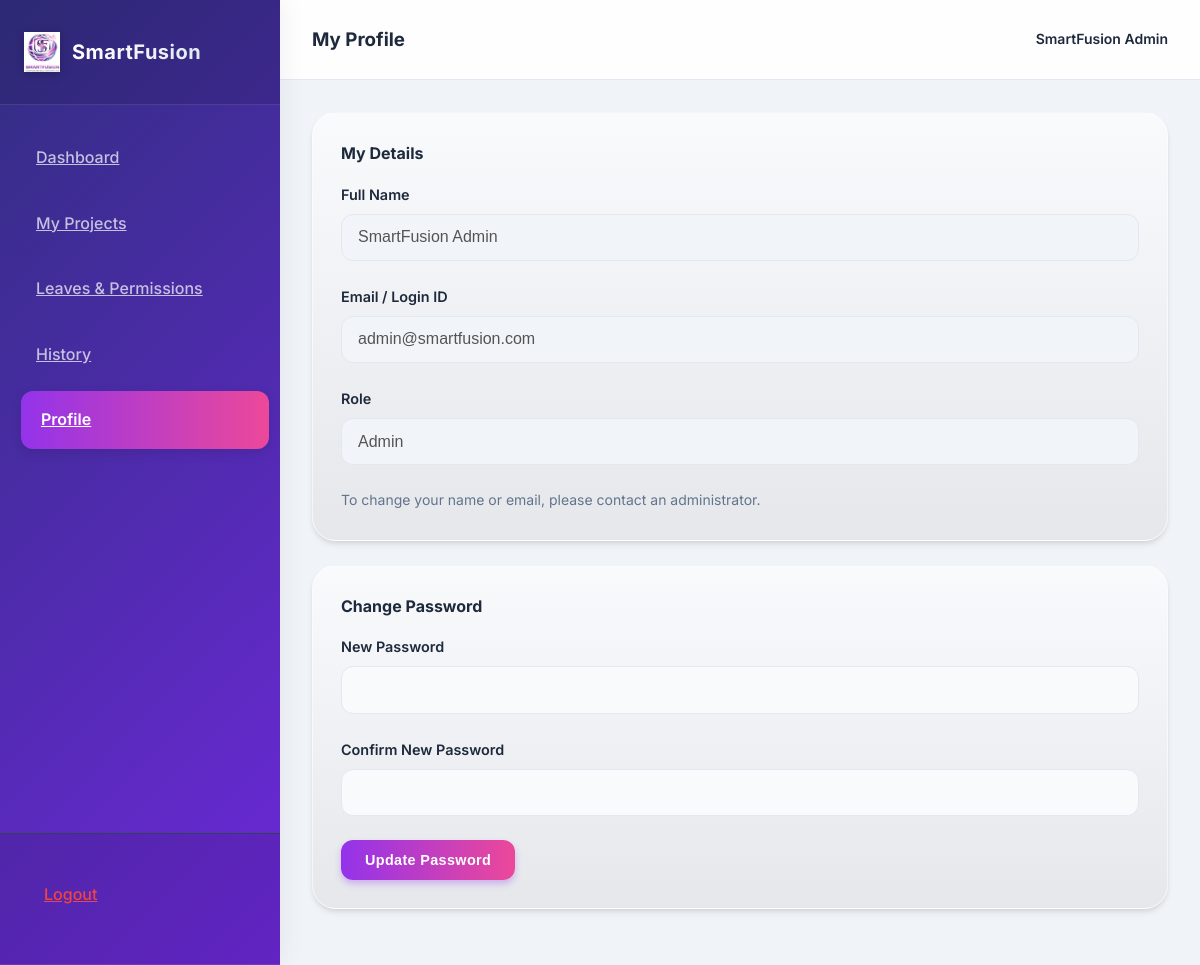
The app's page /profile.php (signed in) with its own data.
### tables this page shows
CREATE TABLE IF NOT EXISTS users (
    id INT AUTO_INCREMENT PRIMARY KEY,
    username VARCHAR(50) NOT NULL UNIQUE,
    password_hash VARCHAR(255) NOT NULL,
    full_name VARCHAR(100) NOT NULL,
    email VARCHAR(100),
    role ENUM('admin', 'employee') NOT NULL DEFAULT 'employee',
    is_active BOOLEAN DEFAULT TRUE,
    created_at TIMESTAMP DEFAULT CURRENT_TIMESTAMP
);

### profile.php (the view, shortened to what this page needs)
<?php
require('includes/db_connect.php');
$user_id = $_SESSION['user_id'];
$user_sql = "SELECT * FROM users WHERE id='$user_id'";
$user = mysqli_fetch_assoc(mysqli_query($conn, $user_sql));
?>
<!DOCTYPE html>
<html lang="en">
<head>
    <link rel="stylesheet" href="css/styles.css">
</head>
<body>
    <div class="dashboard-container">
        <aside class="sidebar">
            <div class="sidebar-header">
                <img src="assets/logo.png" alt="SmartFusion" class="logo-img">
                <span class="logo-text">SmartFusion</span>
            </div>
            <nav class="sidebar-nav">
                <a href="employee_dashboard.php" class="nav-item">Dashboard</a>
                <a href="my_projects.php" class="nav-item">My Projects</a>
                <a href="my_leaves.php" class="nav-item">Leaves & Permissions</a>
                <a href="my_history.php" class="nav-item">History</a>
                <a href="profile.php" class="nav-item active">Profile</a>
            </nav>
            <div class="sidebar-header" style="border-top: 1px solid #334155;">
                <a href="logout.php" class="nav-item" style="color: #EF4444;">Logout</a>
            </div>
        </aside>
        <main class="main-content">
            <header class="top-bar">
                <h3>My Profile</h3>
                <div class="flex items-center gap-4">
                    <span class="text-sm font-semibold">
                        <?php echo $user['full_name']; ?>
                    </span>
                </div>
            </header>
            <div class="page-content">
                <div class="grid-3" style="grid-template-columns: 1fr 1fr;">
                    <div class="card">
                        <h4 class="mb-4">My Details</h4>
                        <div class="form-group">
                            <label class="form-label">Full Name</label>
                            <input type="text" class="form-control"
                                value="<?php echo htmlspecialchars($user['full_name']); ?>" disabled
                                style="background: #F1F5F9;">
                        </div>
                        <div class="form-group">
                            <label class="form-label">Email / Login ID</label>
                            <input type="text" class="form-control"
                                value="<?php echo htmlspecialchars($user['email']); ?>" disabled
                                style="background: #F1F5F9;">
                        </div>
                        <div class="form-group">
                            <label class="form-label">Role</label>
                            <input type="text" class="form-control" value="<?php echo ucfirst($user['role']); ?>"
                                disabled style="background: #F1F5F9;">
                        </div>
                        <p class="text-muted text-sm mt-4">To change your name or email, please contact an
                            administrator.</p>
                    </div>
                    <div class="card">
                        <h4 class="mb-4">Change Password</h4>
                        <form method="post">
                            <div class="form-group">
                                <label class="form-label">New Password</label>
                                <input type="password" name="new_password" class="form-control" required minlength="6">
                            </div>
                            <div class="form-group">
                                <label class="form-label">Confirm New Password</label>
                                <input type="password" name="confirm_password" class="form-control" required
                                    minlength="6">
                            </div>
                            <button type="submit" class="btn btn-primary">Update Password</button>
                        </form>
                    </div>
                </div>
            </div>
        </main>
    </div>
</body>
</html>

### records on screen
users: full_name "SmartFusion Admin", email "admin@smartfusion.com", role "Admin"
